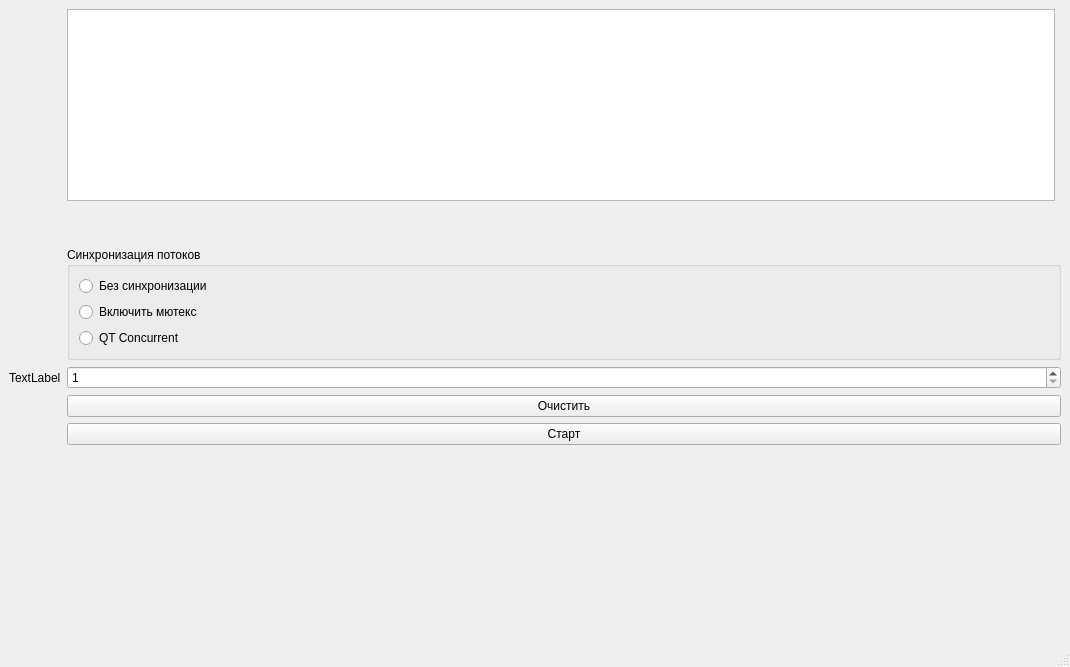
<?xml version="1.0" encoding="UTF-8"?>
<ui version="4.0">
 <class>MainWindow</class>
 <widget class="QMainWindow" name="MainWindow">
  <property name="geometry">
   <rect>
    <x>0</x>
    <y>0</y>
    <width>1070</width>
    <height>667</height>
   </rect>
  </property>
  <property name="windowTitle">
   <string>MainWindow</string>
  </property>
  <widget class="QWidget" name="centralwidget">
   <layout class="QGridLayout" name="gridLayout_2">
    <item row="1" column="1">
     <widget class="QSpinBox" name="sb_initNum">
      <property name="sizePolicy">
       <sizepolicy hsizetype="Expanding" vsizetype="Minimum">
        <horstretch>0</horstretch>
        <verstretch>0</verstretch>
       </sizepolicy>
      </property>
      <property name="minimum">
       <number>1</number>
      </property>
      <property name="maximum">
       <number>1000000</number>
      </property>
     </widget>
    </item>
    <item row="5" column="1">
     <spacer name="verticalSpacer">
      <property name="orientation">
       <enum>Qt::Orientation::Vertical</enum>
      </property>
      <property name="sizeHint" stdset="0">
       <size>
        <width>20</width>
        <height>40</height>
       </size>
      </property>
     </spacer>
    </item>
    <item row="2" column="1">
     <widget class="QPushButton" name="pb_clear">
      <property name="text">
       <string>Очистить</string>
      </property>
     </widget>
    </item>
    <item row="1" column="0">
     <widget class="QLabel" name="lb_initNum">
      <property name="text">
       <string>TextLabel</string>
      </property>
     </widget>
    </item>
    <item row="0" column="1">
     <layout class="QGridLayout" name="gridLayout">
      <item row="0" column="0">
       <widget class="QTextEdit" name="te_debug"/>
      </item>
      <item row="1" column="0">
       <spacer name="verticalSpacer_2">
        <property name="orientation">
         <enum>Qt::Orientation::Vertical</enum>
        </property>
        <property name="sizeHint" stdset="0">
         <size>
          <width>20</width>
          <height>40</height>
         </size>
        </property>
       </spacer>
      </item>
      <item row="2" column="0" colspan="2">
       <widget class="QGroupBox" name="gb_synch">
        <property name="sizePolicy">
         <sizepolicy hsizetype="Expanding" vsizetype="Expanding">
          <horstretch>0</horstretch>
          <verstretch>0</verstretch>
         </sizepolicy>
        </property>
        <property name="title">
         <string>Синхронизация потоков</string>
        </property>
        <layout class="QGridLayout" name="gridLayout_3">
         <item row="1" column="0">
          <widget class="QRadioButton" name="rb_mutexOn">
           <property name="text">
            <string>Включить мютекс</string>
           </property>
          </widget>
         </item>
         <item row="0" column="0">
          <widget class="QRadioButton" name="rb_synchOff">
           <property name="text">
            <string>Без синхронизации</string>
           </property>
          </widget>
         </item>
         <item row="2" column="0">
          <widget class="QRadioButton" name="rb_qtConcur">
           <property name="text">
            <string>QT Concurrent</string>
           </property>
          </widget>
         </item>
        </layout>
       </widget>
      </item>
     </layout>
    </item>
    <item row="3" column="1">
     <widget class="QPushButton" name="pb_start">
      <property name="text">
       <string>Старт</string>
      </property>
     </widget>
    </item>
   </layout>
  </widget>
  <widget class="QMenuBar" name="menubar">
   <property name="geometry">
    <rect>
     <x>0</x>
     <y>0</y>
     <width>1070</width>
     <height>21</height>
    </rect>
   </property>
  </widget>
  <widget class="QStatusBar" name="statusbar"/>
 </widget>
 <resources/>
 <connections/>
</ui>
